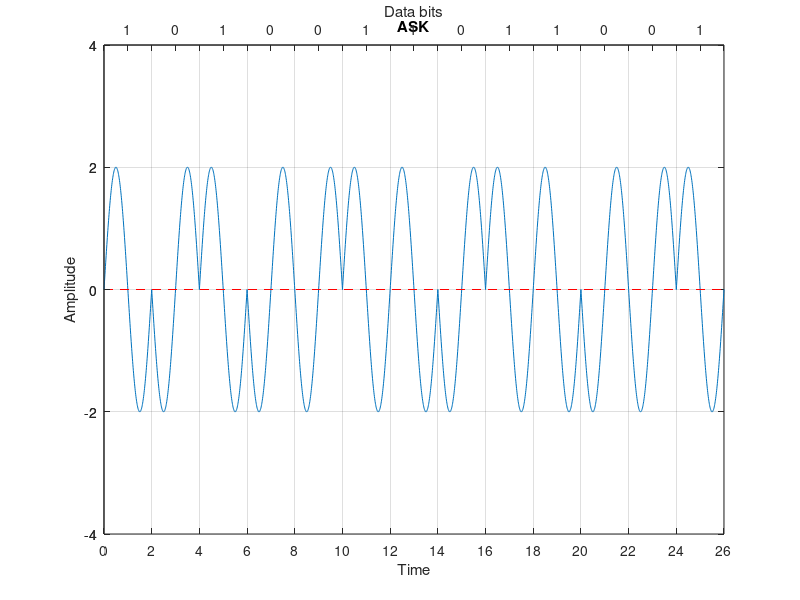

Recreate this plot in MATLAB.
clear all;
close all;
clc;

bits = [1 0 1 0 0 1 1 0 1 1 0 0 1];
bit_duration = 2;

fs = 100;
Total_time = length(bits) * bit_duration;   # time needed to send whole data
time = 0: 1/fs: Total_time;


amplitude = 2;
f = 0.5;
carrier_signal = amplitude * sin(2 * pi * f * time);

%plot(time, carrier_signal);

idx = 1;
modulated_carrier_signal = carrier_signal;
for i = 1 : length(carrier_signal)
     if bits(idx) == 0
        modulated_carrier_signal(i) = modulated_carrier_signal(i) * (-1);
     endif
     if time(i)/bit_duration >= idx
        idx = idx + 1;
     endif
endfor


# ploting
plot(time, modulated_carrier_signal);
xticks([0: bit_duration: Total_time]);
yticks([-amplitude-2: 2: amplitude+2]);
ylim([-amplitude-2, amplitude+2]);
xlim([0, Total_time]);
grid on;
title("ASK");
xlabel("Time");
ylabel("Amplitude");
line ([0, Total_time], [0 0], "linestyle", "--", "color", "r");

% Top axis
ax1=gca;
ax2 = axes('Position', get(ax1, 'Position'), 'Color', 'none');
set(ax2, 'XAxisLocation', 'top');
set(ax2, 'XLim', get(ax1, 'XLim'));
set(ax2, 'YLim', get(ax1, 'YLim'));
set(ax2, 'XTick', [bit_duration/2: bit_duration: Total_time]);
set(ax2, 'YTick', [-amplitude-2: 2: amplitude+2]);
set(ax2, 'XTickLabel', bits);
set(ax2, 'XLabel', 'Data bits');




%Demodulation
demodulated = [];
idx = 1;
for i = 1 : length(time)
    if time(i)/bit_duration >= idx
        data = modulated_carrier_signal(i);

        if data == carrier_signal(i)
            demodulated(idx) = 1;
        else
            demodulated(idx) = 0;
        endif
        idx = idx + 1;
    endif
endfor

disp("Orginal bits:");
disp(bits);

disp("Demodulation:");
disp(demodulated);

